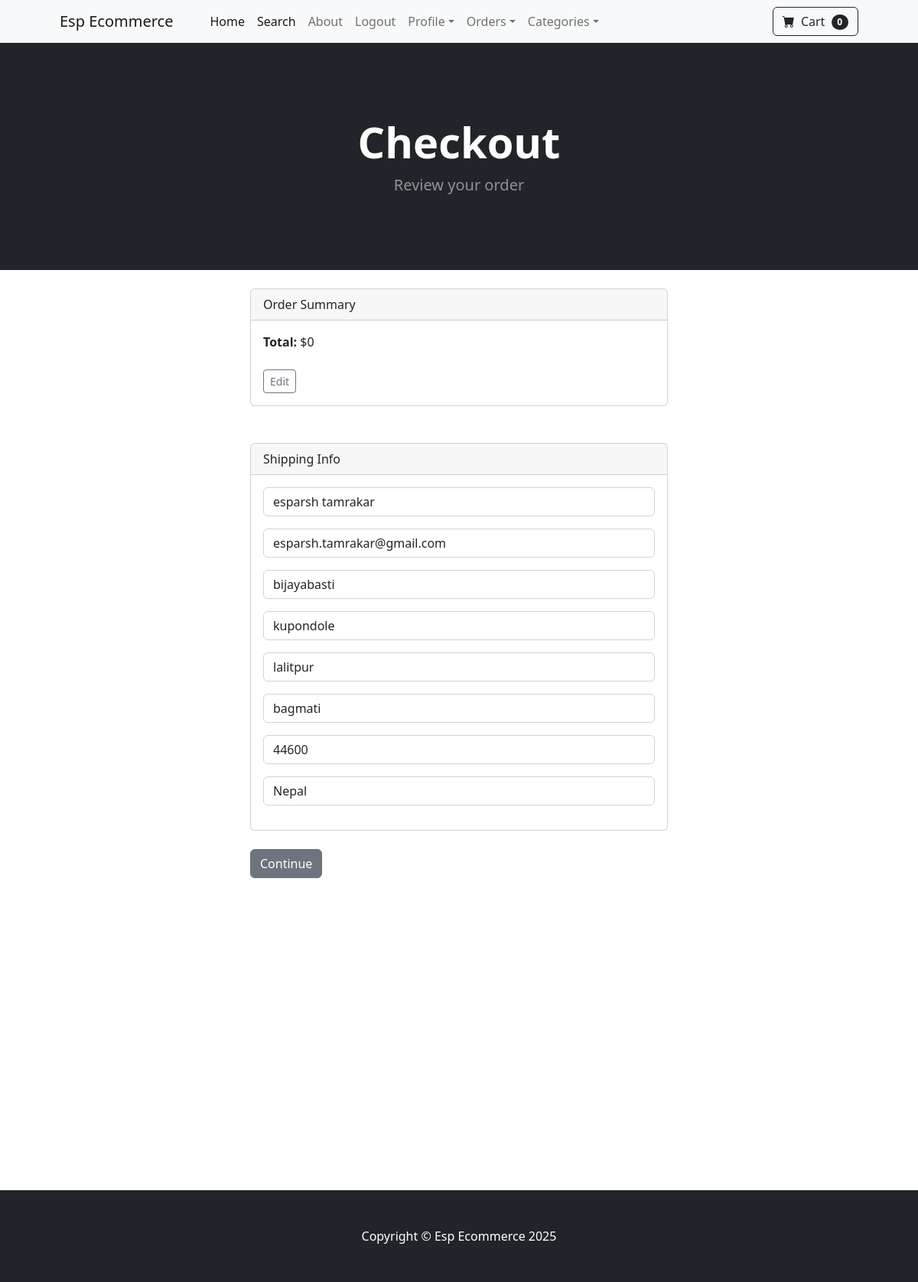
/payment/checkout/ (signed in), run on the app's committed database.
### payment/models.py (models this page shows, shortened)
class ShippingAddress(models.Model):
  user=models.ForeignKey(User, on_delete=models.CASCADE, null=True, blank=True)
  shipping_full_name=models.CharField(max_length=255)
  shipping_email=models.CharField(max_length=255)
  shipping_address1=models.CharField(max_length=255)
  shipping_address2=models.CharField(max_length=255, null=True, blank=True)
  shipping_city=models.CharField(max_length=255)
  shipping_state=models.CharField(max_length=255, null=True, blank=True)
  shipping_zipcode=models.CharField(max_length=255, null=True, blank=True)
  shipping_country=models.CharField(max_length=255)
  class Meta:
    verbose_name_plural="Shipping Address"
  def create_shipping(sender,instance, created, **kwargs):
    if created:
      user_shipping= ShippingAddress(user=instance)
      user_shipping.save()
  post_save.connect(create_shipping, sender=User)

### payment/views.py (the view)
# urls.py: path('checkout/', views.checkout, name='checkout'),
def checkout(request):
  cart= Cart(request)
  cart_products=cart.get_prods()
  quantities= cart.get_quants()
  totals=cart.cart_total()
  if request.user.is_authenticated:
    shipping_user, created = ShippingAddress.objects.get_or_create(user=request.user)
    shipping_form = ShippingForm(request.POST or None, instance=shipping_user)
    return render(request, 'payment/checkout.html',{'cart_products': cart_products, "quantities": quantities, "totals":totals, 'shipping_form':shipping_form})
  else:
    shipping_form = ShippingForm(request.POST or None)
    return render(request, 'payment/checkout.html',{'cart_products': cart_products, "quantities": quantities, "totals":totals, 'shipping_form':shipping_form})

### cart/cart.py (called while the page is built, shortened)
  def __len__(self):
    return len(self.cart)

  def get_prods(self):
    product_ids=self.cart.keys()
    products= Product.objects.filter(id__in= product_ids)
    return products

  def get_quants(self):
    quantities=self.cart
    return quantities

  def cart_total(self):
    product_ids=self.cart.keys()
    products= Product.objects.filter(id__in =product_ids)
    quantities= self.cart
    total=0
    return total

### cart/context_processors.py (called while the page is built)
def cart(request):
  return {'cart': Cart(request)}

### payment/templates/payment/checkout.html (shortened to what this page needs)
{% extends 'base.html' %}
{% block content %}
    <header class="bg-dark py-5">
            <div class="container px-4 px-lg-5 my-5">
                <div class="text-center text-white">
                    <h1 class="display-4 fw-bolder">Checkout</h1>
                    <p class="lead fw-normal text-white-50 mb-0">Review your order</p>
                </div>
            </div>
        </header>
        <br>
        <div class="container">
          <div class="row">
              <div class="col-md-6 offset-md-3">
                <div class="card">
  <div class="card-header">
    Order Summary
  </div>
  <div class="card-body">
    <strong>Total:</strong>  ${{totals}}
    <br><br>
    <a href="{% url 'cart_summary' %}" class="btn btn-sm btn-outline-secondary">Edit</a>
  </div>
</div>
<br><br>
<div class="card">
  <div class="card-header">
    Shipping Info
  </div>
  <div class="card-body">
    {{shipping_form.as_p}}
  </div>
</div>
<br>
<a href="#" class="btn btn-secondary">Continue</a>
<br><br>
                </div>
                </div>
                </div>
      <br><br><br><br><br><br><br><br><br><br><br><br><br><br><br><br>
{% endblock %}

### data on the page
ShippingAddress: shipping_full_name "esparsh tamrakar", shipping_email "esparsh.tamrakar@gmail.com", shipping_address1 "bijayabasti", shipping_address2 "kupondole", shipping_city "lalitpur", shipping_state "bagmati", shipping_zipcode "44600", shipping_country "Nepal"

### other printed values
{{ cart|length }} "0"
{{ totals }} "0"
